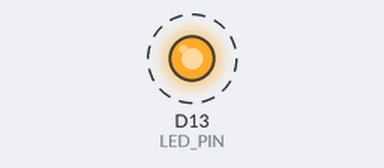
This sketch was run on a simulated Arduino Nano 33 IoT. Shown: output pins drawn as LEDs (lit = HIGH). Dashed ring = blinking. Nothing arrives over Bluetooth unless stated; what the sketch prints to the serial monitor is not drawn.

Above: at 0.5 s.
Timing chart, 0 to 4.6 s (numbered marks = the images above):
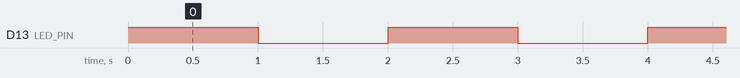

The sketch:

BluetoothTest1.ino
```cpp
/*****************************************************************
 *  Auto-Link + RSSI ブリンク
 *  -------------------------------------------------------------
 *  ● 電源 ON 直後に自動リンク（1 対 1）
 *  ● 接続が確立すると両方の D13 LED を点滅
 *  ● -40 dBm（近）→ 100 ms、-90 dBm（遠）→ 1200 ms へ線形マップ
 *  ● LED は XIAO の仕様に合わせ LOW＝点灯
 *****************************************************************/
#include <ArduinoBLE.h>

/* ====== ここでロールを選択 ====== */
#define IS_CENTRAL   true      // false にすると Peripheral
/* ============================== */

constexpr char   SERVICE_UUID[] = "19B10000-E8F2-537E-4F6C-D104768A1214";
constexpr uint8_t LED_PIN      = LED_BUILTIN;
constexpr uint8_t LED_ON_LVL   = LOW;   // XIAO BLE: LOW = 点灯
constexpr uint8_t LED_OFF_LVL  = HIGH;

/* ----- Peripheral 用オブジェクト ----- */
BLEService ledService(SERVICE_UUID);
BLEByteCharacteristic dummyChar("19B10001-E8F2-537E-4F6C-D104768A1214",
                                BLERead | BLEWriteWithoutResponse);

/* ----- Central 用 ----- */
BLEDevice peer;

/* ----- ブリンクタイミング ----- */
uint32_t lastToggle = 0;
uint16_t blinkMs    = 1000;           // デフォルト 1 s
bool     ledState   = false;
int8_t   lastRSSI   = -100;

/* ----- ユーティリティ ----- */
inline void ledOn()  { digitalWrite(LED_PIN, LED_ON_LVL);  }
inline void ledOff() { digitalWrite(LED_PIN, LED_OFF_LVL); }
inline void ledToggle() { ledState = !ledState; digitalWrite(LED_PIN, ledState ? LED_ON_LVL : LED_OFF_LVL); }

void startScan() {
  BLE.scanForUuid(SERVICE_UUID);
}

void setup() {
  pinMode(LED_PIN, OUTPUT);
  ledOff();

  // Serial.begin(115200);
  // while (!Serial);          // デバッグ不要なら削除可

  if (!BLE.begin()) {
    Serial.println("BLE init failed"); while (1);
  }

  if (IS_CENTRAL) {
    Serial.println("CENTRAL: scanning…");
    startScan();
  } else {
    Serial.println("PERIPHERAL: advertising…");
    ledService.addCharacteristic(dummyChar);
    BLE.setAdvertisedService(ledService);   // UUID を広告へ
    BLE.addService(ledService);
    BLE.setLocalName("RSSI_TAG");           // 任意
    BLE.advertise();
  }
}

void loop() {
  bool connected = false;

  /* --------- Central 動作 --------- */
  if (IS_CENTRAL) {
    if (!peer) {                            // まだ相手が無ければスキャン
      BLEDevice dev = BLE.available();
      if (dev && dev.connect()) {
        peer = dev;
        BLE.stopScan();
        Serial.println("Connected!");
      }
    }
    if (peer && peer.connected()) {
      connected = true;
      lastRSSI  = peer.rssi();              // -40 … -90
    } else if (peer) {                      // 切断
      Serial.println("Disconnected");
      peer = BLEDevice();
      startScan();
    }
  }

  /* --------- Peripheral 動作 --------- */
  else {
    if (BLE.connected()) {
      connected = true;
      lastRSSI  = BLE.rssi();
    }
  }

  /* --------- RSSI → ブリンク周期 --------- */
  if (connected && lastRSSI != 127) {       // 127 は取得失敗値
    blinkMs = constrain(map(lastRSSI, -90, -40, 1200, 100), 100, 1200);
  } else {
    blinkMs = 1000;                         // 未接続: 1 s
  }

  /* --------- LED ブリンク --------- */
  uint32_t now = millis();
  if (now - lastToggle >= blinkMs) {
    ledToggle();
    lastToggle = now;
  }

  BLE.poll();
}
```

Measured:
- by itself, D13 (LED_PIN): alternates HIGH for 1.0 s and LOW for 1.0 s
